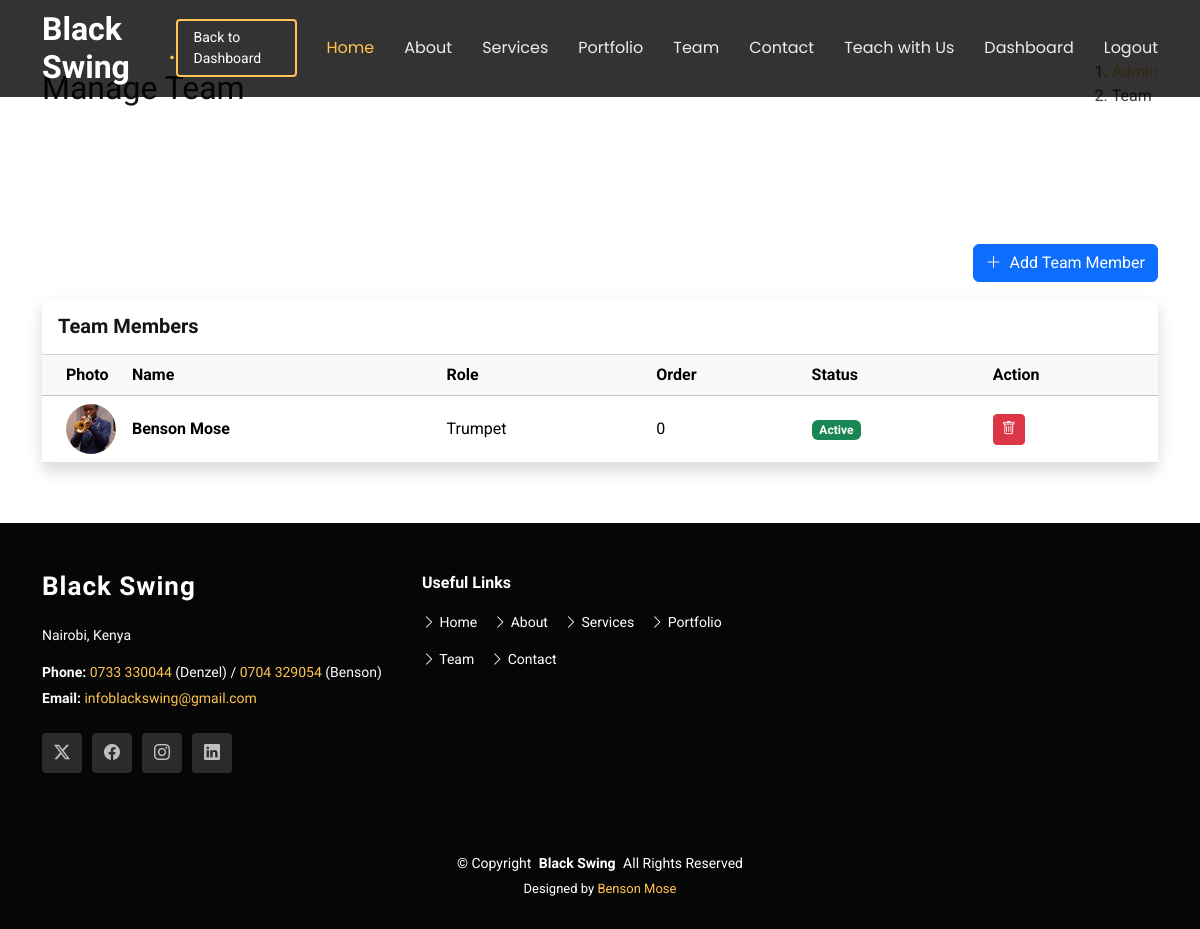
The app's page /dashboard/admin/team/ (signed in), older data.
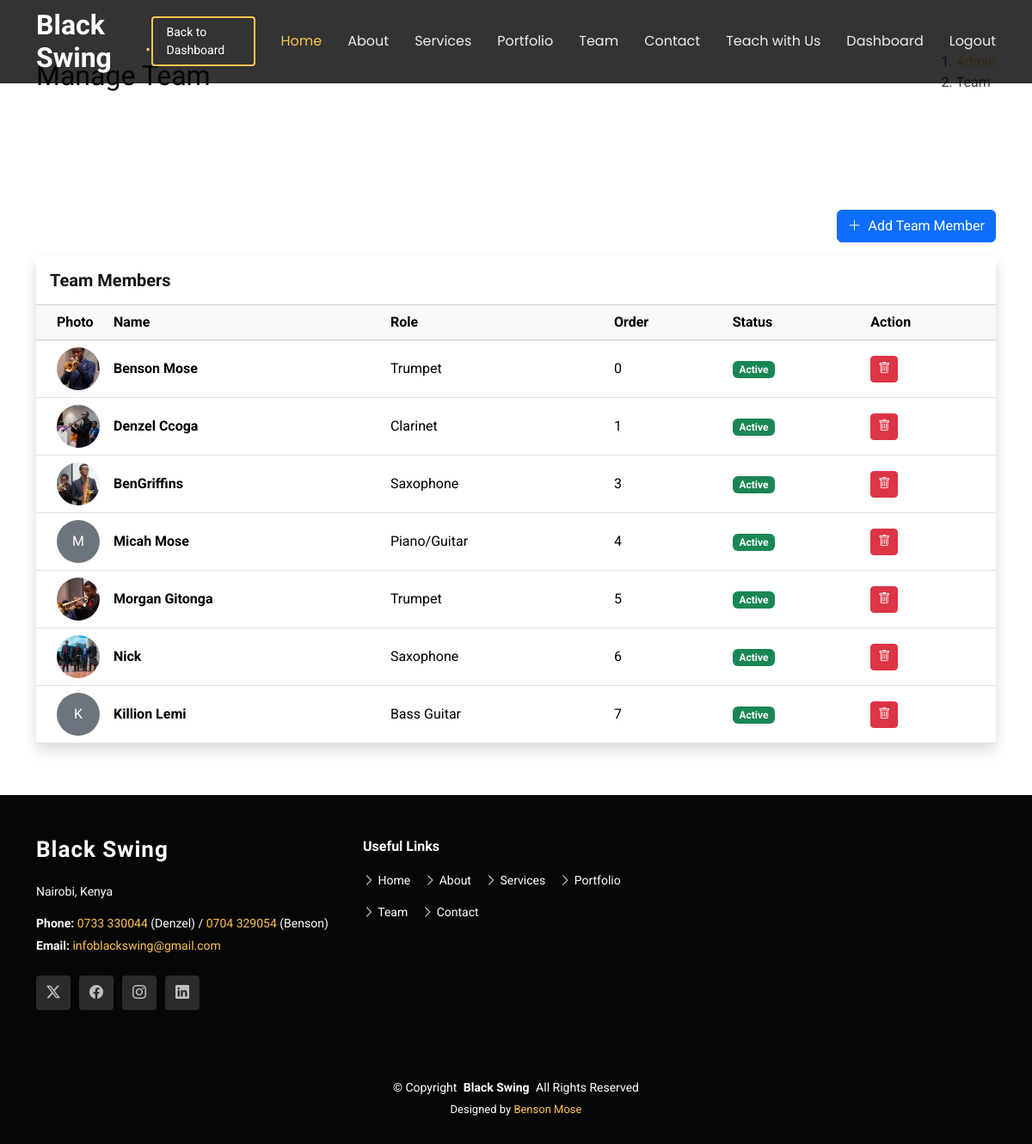
The same page, newer data.
### portfolio/models.py (models this page shows, shortened)
class TeamMember(models.Model):
    ROLE_CHOICES = [
        ('clarinet', 'Clarinet'),
        ('trumpet', 'Trumpet'),
        ('saxophone', 'Saxophone'),
        ('piano', 'Piano/Guitar'),
        ('bass', 'Bass Guitar'),
        ('drums', 'Drums'),
        ('vocals', 'Vocals'),
        ('other', 'Other'),
    ]
    name = models.CharField(max_length=100)
    role = models.CharField(max_length=50, choices=ROLE_CHOICES)
    bio = models.TextField(blank=True, help_text="Brief bio or description")
    image = models.ImageField(upload_to='team_images/', blank=True, null=True)
    order = models.IntegerField(default=0, help_text="Display order (lower numbers first)")
    is_active = models.BooleanField(default=True)
    created_at = models.DateTimeField(auto_now_add=True)
    class Meta:
        ordering = ['order', 'name']

### dashboard/views.py (the view)
# urls.py: path('admin/team/', views.manage_team, name='manage_team'),
@login_required
def manage_team(request):
    if not request.user.is_superuser:
        return redirect('dashboard_redirect')
    members = TeamMember.objects.all().order_by('order', 'name')
    return render(request, 'dashboard/manage_team.html', {'members': members})

### core/context_processors.py (called while the page is built)
def unread_messages_count(request):
    if request.user.is_authenticated and request.user.is_superuser:
        messages_count = ContactMessage.objects.filter(is_read=False).count()
        bookings_count = ServiceBooking.objects.filter(is_read=False).count()
        return {'unread_messages_count': messages_count + bookings_count}
    return {}

### templates/dashboard/manage_team.html
{% extends 'base.html' %}
{% load static %}
{% block content %}
<section class="breadcrumbs">
    <div class="container">
        <div class="d-flex justify-content-between align-items-center">
            <h2>Manage Team</h2>
            <ol>
                <li><a href="{% url 'admin_dashboard' %}">Admin</a></li>
                <li>Team</li>
            </ol>
        </div>
    </div>
</section>
<section class="inner-page">
    <div class="container">
        <div class="d-flex justify-content-end mb-3">
            <a href="{% url 'add_team_member' %}" class="btn btn-primary"><i class="bi bi-plus-lg me-1"></i> Add Team
                Member</a>
        </div>
        <div class="card shadow border-0">
            <div class="card-header bg-white py-3">
                <h5 class="mb-0 fw-bold">Team Members</h5>
            </div>
            <div class="card-body p-0">
                <div class="table-responsive">
                    <table class="table table-hover align-middle mb-0">
                        <thead class="table-light">
                            <tr>
                                <th class="ps-4" style="width: 80px;">Photo</th>
                                <th>Name</th>
                                <th>Role</th>
                                <th>Order</th>
                                <th>Status</th>
                                <th>Action</th>
                            </tr>
                        </thead>
                        <tbody>
                            {% for member in members %}
                            <tr>
                                <td class="ps-4">
                                    {% if member.image %}
                                    <img src="{{ member.image.url }}" class="rounded-circle" width="50" height="50"
                                        style="object-fit: cover;">
                                    {% else %}
                                    <div class="bg-secondary text-white rounded-circle d-flex align-items-center justify-content-center"
                                        style="width: 50px; height: 50px;">{{ member.name|first }}</div>
                                    {% endif %}
                                </td>
                                <td class="fw-bold">{{ member.name }}</td>
                                <td>{{ member.get_role_display }}</td>
                                <td>{{ member.order }}</td>
                                <td>
                                    {% if member.is_active %}
                                    <span class="badge bg-success">Active</span>
                                    {% else %}
                                    <span class="badge bg-secondary">Hidden</span>
                                    {% endif %}
                                </td>
                                <td>
                                    <a href="{% url 'delete_team_member' member.id %}" class="btn btn-sm btn-danger"
                                        onclick="return confirm('Are you sure you want to delete this team member?')"
                                        title="Delete">
                                        <i class="bi bi-trash"></i>
                                    </a>
                                </td>
                            </tr>
                            {% empty %}
                            <tr>
                                <td colspan="6" class="text-center py-4 text-muted">No team members found.</td>
                            </tr>
                            {% endfor %}
                        </tbody>
                    </table>
                </div>
            </div>
        </div>
    </div>
</section>
{% endblock %}

Row changes from the older to the newer data that the page shows:
added TeamMember: image (picture), name "Denzel Ccoga", role "Clarinet", order "1", is_active "Active"
added TeamMember: image (picture), name "BenGriffins", role "Saxophone", order "3", is_active "Active"
added TeamMember: name|first "M", name "Micah Mose", role "Piano/Guitar", order "4", is_active "Active"
added TeamMember: image (picture), name "Morgan Gitonga", role "Trumpet", order "5", is_active "Active"
added TeamMember: image (picture), name "Nick", role "Saxophone", order "6", is_active "Active"
added TeamMember: name|first "K", name "Killion Lemi", role "Bass Guitar", order "7", is_active "Active"
